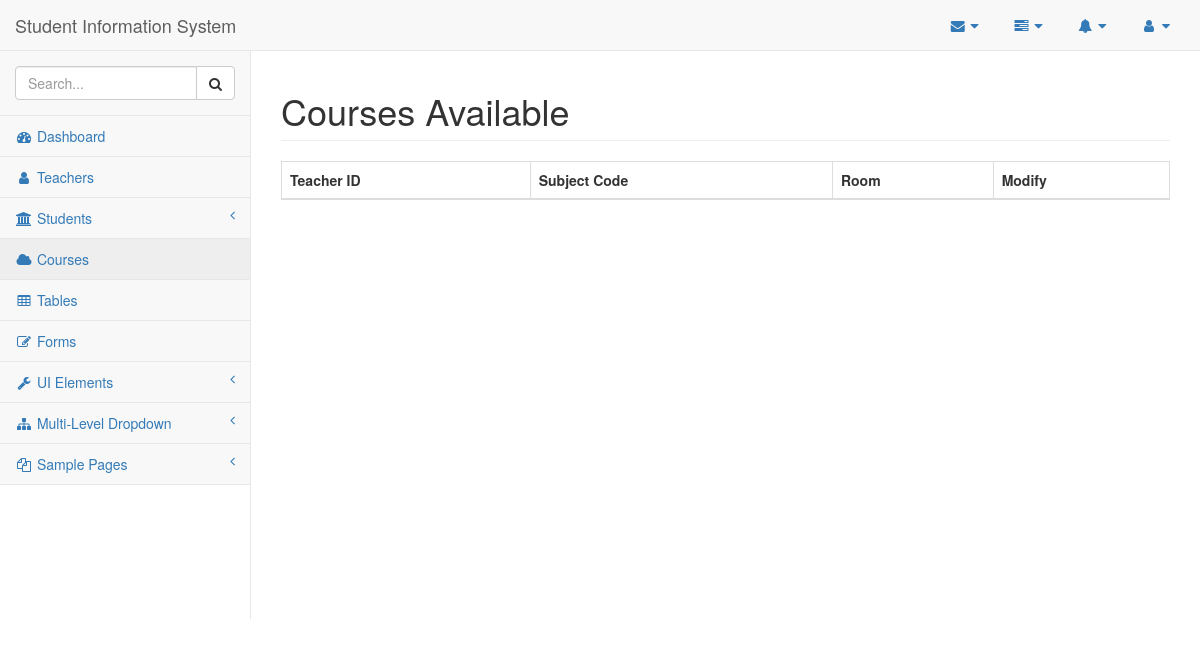
/courses (signed in), run on an earlier commit of the app's database.
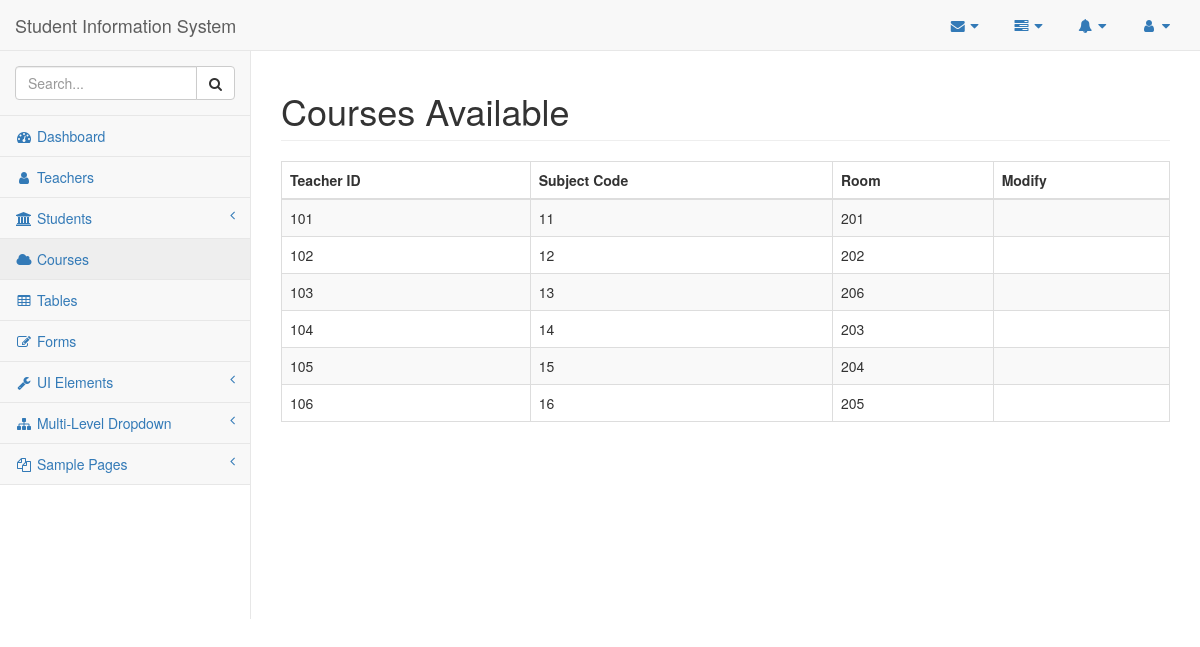
And on a later commit of the database.
### tables this page shows
CREATE TABLE "Courses"
(
 teacher_id integer NOT NULL ,
 sub_code   integer NOT NULL ,
 Room       integer NOT NULL ,
PRIMARY KEY (teacher_id, sub_code),
FOREIGN KEY (teacher_id, sub_code) REFERENCES Teacher (teacher_id, sub_code) ON DELETE CASCADE ON UPDATE CASCADE
);

### flaskapp.py (the view)
@app.route("/courses")
def courses():
    global ID
    if not session.get('logged_in'):
        return login()
    else:
        entry_list = query_db("SELECT * FROM Courses")
        return render_template("courses.html", id=ID, entry_list=entry_list)

### flaskapp.py (called while the page is built)
def get_db():
    db = getattr(g, '_database', None)
    if db is None:
        db = g._database = sqlite3.connect(DATABASE)
        db.row_factory = sqlite3.Row
    return db

def query_db(query, args=(), one=False):
    cur = get_db().execute(query, args)
    rv = cur.fetchall()
    cur.close()
    return (rv[0] if rv else None) if one else rv

@app.teardown_appcontext
def close_connection(exception):
    db = getattr(g, '_database', None)
    if db is not None:
        db.close()

### templates/courses.html
{% extends "base.html" %}
{% block title %}Courses Available{% endblock %}
{% block content %}
<table class="table table-striped table-bordered table-hover dataTables no-footer dtr-inline collapsed" style="width: 100%;" id="dataTables">
  <thead>
    <tr>
      <th scope="col">Teacher ID</th>
      <th scope="col">Subject Code</th>
      <th scope="col">Room</th>
      <th scope="col">Modify</th>
    </tr>
  </thead>
  {% for entry in entry_list: %}
  <tr>
    <td>{{ entry['teacher_id'] }}</td>
    <td>{{ entry['sub_code'] }}</td>
    <td>{{ entry['Room'] }}</td>
    <td>
    </td>
  </tr>
  {% endfor %}
</table>
{% endblock content %}

### templates/base.html (shortened to what this page needs)
<!DOCTYPE html>
<html lang="en">
<head>
  <link href="{{ url_for('static', filename='vendor/bootstrap/css/bootstrap.min.css') }}" rel="stylesheet">
  <link href="{{ url_for('static', filename='vendor/metisMenu/metisMenu.min.css') }}" rel="stylesheet">
  <link href="{{ url_for('static', filename='dist/css/sb-admin-2.css') }}" rel="stylesheet">
  <link href="{{ url_for('static', filename='vendor/morrisjs/morris.css') }}" rel="stylesheet">
  <link rel="stylesheet" href="https://stackpath.bootstrapcdn.com/font-awesome/4.7.0/css/font-awesome.min.css">
</head>
<body>
  <div id="wrapper">
    <nav class="navbar navbar-default navbar-static-top" role="navigation" style="margin-bottom: 0">
      <div class="navbar-header">
        <a class="navbar-brand" href="/">Student Information System</a>
      </div>
      <ul class="nav navbar-top-links navbar-right">
        <li class="dropdown">
          <a class="dropdown-toggle" data-toggle="dropdown" href="#">
            <i class="fa fa-envelope fa-fw"></i> <i class="fa fa-caret-down"></i>
          </a>
        </li>
        <li class="dropdown">
          <a class="dropdown-toggle" data-toggle="dropdown" href="#">
            <i class="fa fa-tasks fa-fw"></i> <i class="fa fa-caret-down"></i>
          </a>
        </li>
        <li class="dropdown">
          <a class="dropdown-toggle" data-toggle="dropdown" href="#">
            <i class="fa fa-bell fa-fw"></i> <i class="fa fa-caret-down"></i>
          </a>
        </li>
        <li class="dropdown">
          <a class="dropdown-toggle" data-toggle="dropdown" href="#">
            <i class="fa fa-user fa-fw"></i> <i class="fa fa-caret-down"></i>
          </a>
        </li>
      </ul>
      <div class="navbar-default sidebar" role="navigation">
        <div class="sidebar-nav navbar-collapse">
          <ul class="nav" id="side-menu">
            <li class="sidebar-search">
              <div class="input-group custom-search-form">
                <input type="text" class="form-control" placeholder="Search...">
                <span class="input-group-btn">
                  <button class="btn btn-default" type="button">
                    <i class="fa fa-search"></i>
                  </button>
                </span>
              </div>
            </li>
            <li>
              <a href="/"><i class="fa fa-dashboard fa-fw"></i> Dashboard</a>
            </li>
            <li>
              <a href="/teachers"><i class="fa fa-user fa-fw"></i> Teachers</a>
            </li>
            <li>
              <a href="#"><i class="fa fa-institution fa-fw"></i> Students<span class="fa arrow"></span></a>
          </li>
          <li>
            <a href="/courses"><i class="fa fa-cloud fa-fw"></i> Courses</a>
          </li>
          <li>
            <a href="tables.html"><i class="fa fa-table fa-fw"></i> Tables</a>
          </li>
          <li>
            <a href="forms.html"><i class="fa fa-edit fa-fw"></i> Forms</a>
          </li>
          <li>
            <a href="#"><i class="fa fa-wrench fa-fw"></i> UI Elements<span class="fa arrow"></span></a>
          </li>
          <li>
            <a href="#"><i class="fa fa-sitemap fa-fw"></i> Multi-Level Dropdown<span class="fa arrow"></span></a>
          </li>
          <li>
            <a href="#"><i class="fa fa-files-o fa-fw"></i> Sample Pages<span class="fa arrow"></span></a>
          </li>
          </ul>
        </div>
      </div>
    </nav>
    <div id="page-wrapper">
      <div class="row">
        <div class="col-lg-12">
          <h1 class="page-header">
            {% block title %}{% endblock %}
          </h1>
        </div>
      </div>
      {% block content %}{% endblock content %}
    </div>
</body>
</html>

What changed in the data, as far as the page shows it:
added Courses: teacher_id "101", sub_code "11", Room "201"
added Courses: teacher_id "102", sub_code "12", Room "202"
added Courses: teacher_id "103", sub_code "13", Room "206"
added Courses: teacher_id "104", sub_code "14", Room "203"
added Courses: teacher_id "105", sub_code "15", Room "204"
added Courses: teacher_id "106", sub_code "16", Room "205"
